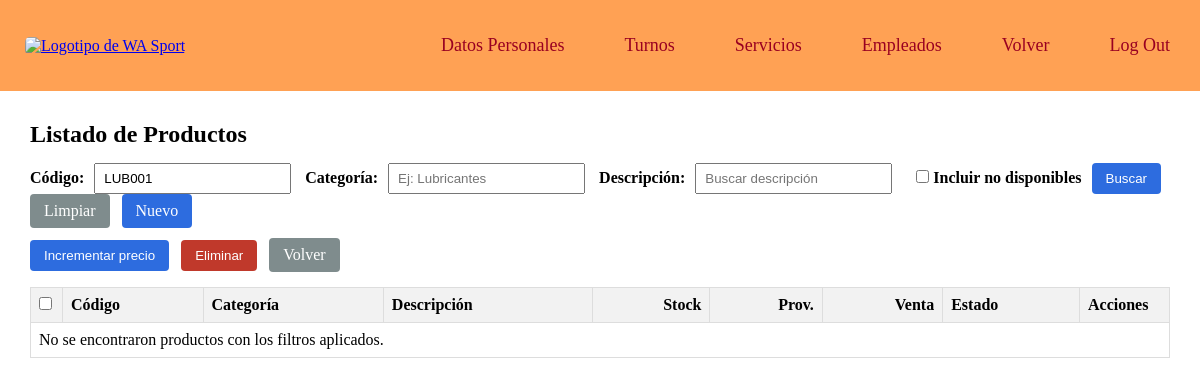
/productos.php?codigo=LUB001 (signed in), run on an earlier commit of the app's database.
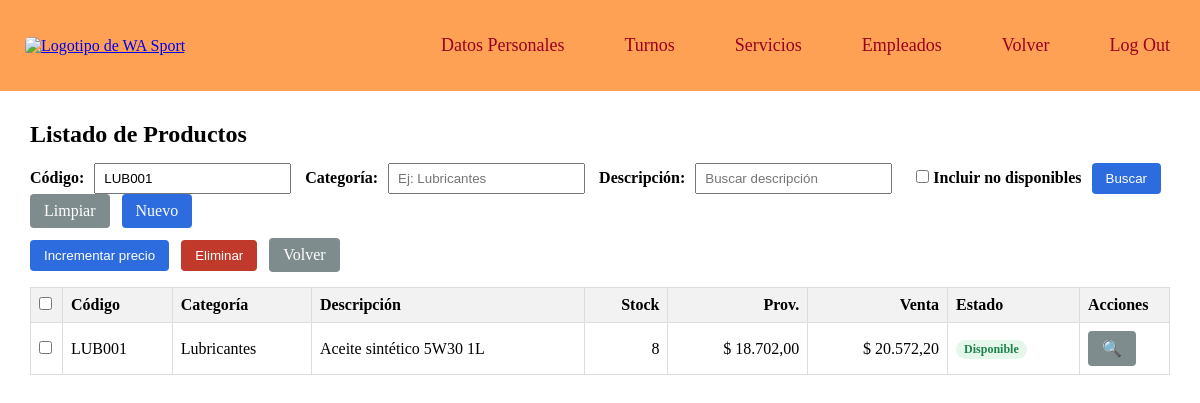
And on a later commit of the database.
### tables this page shows
CREATE TABLE `productos` (
  `prod_id` int(11) NOT NULL,
  `prod_codigo` varchar(20) NOT NULL,
  `prod_categoria` varchar(100) NOT NULL,
  `prod_descripcion` varchar(255) NOT NULL,
  `prod_stock` int(11) NOT NULL DEFAULT 0,
  `prod_precio_proveedor` decimal(10,2) NOT NULL,
  `prod_precio_venta` decimal(10,2) NOT NULL,
  `prod_disponible` tinyint(1) NOT NULL DEFAULT 1
);

### productos.php (the view, shortened to what the changed rows need)
<?php
require_once 'conexion_base.php';
require_once 'nav_gerente.php';
function e($s){ return htmlspecialchars((string)$s, ENT_QUOTES, 'UTF-8'); }
function nfmt($n){ return number_format((float)$n, 2, ',', '.'); }
$codigo      = isset($_GET['codigo']) ? trim($_GET['codigo']) : '';
$descripcion = isset($_GET['descripcion']) ? trim($_GET['descripcion']) : '';
$categoria   = isset($_GET['categoria']) ? trim($_GET['categoria']) : '';
$incluir_no_disponibles = isset($_GET['incluir_no_disponibles']) ? 1 : 0;
function filtros_qs($codigo, $categoria, $descripcion, $incluir_no_disponibles) {
    $arr = ['codigo'=>$codigo, 'categoria'=>$categoria, 'descripcion'=>$descripcion];
    return http_build_query($arr);
}
$current_qs = filtros_qs($codigo, $categoria, $descripcion, $incluir_no_disponibles);
$where  = [];
$params = [];
if (!$incluir_no_disponibles) { $where[] = "prod_disponible = 1"; }
if ($codigo      !== '') { $where[] = "prod_codigo LIKE :codigo";             $params[':codigo']      = "%{$codigo}%"; }
$sql = "SELECT prod_id, prod_codigo, prod_categoria, prod_descripcion, prod_stock,
               prod_precio_proveedor, prod_precio_venta, prod_disponible
        FROM productos";
if ($where) $sql .= " WHERE " . implode(" AND ", $where);
$sql .= " ORDER BY prod_categoria ASC, prod_codigo ASC";
$stmt = $conexion->prepare($sql);
$stmt->execute($params);
$productos = $stmt->fetchAll(PDO::FETCH_ASSOC);
?>
<!DOCTYPE html>
<html lang="es">
<head>
</head>
<body>
<div class="container">
    <div class="topbar">
        <h2>Listado de Productos</h2>
    </div>
    <form id="formProductos" method="post" action="productos.php?<?= e($current_qs) ?>">
        <table class="tabla">
            <thead>
            <tr>
                <th style="width:32px;">
                    <input type="checkbox" id="check_all"
                        onclick="document.querySelectorAll('.check_row').forEach(c=>c.checked=this.checked);">
                </th>
                <th>Código</th>
                <th>Categoría</th>
                <th>Descripción</th>
                <th style="text-align:right;">Stock</th>
                <th style="text-align:right;">Prov.</th>
                <th style="text-align:right;">Venta</th>
                <th>Estado</th>
                <th style="width:90px;">Acciones</th>
            </tr>
            </thead>
            <tbody>
            <?php if (!$productos): ?>
                <tr><td colspan="9">No se encontraron productos con los filtros aplicados.</td></tr>
            <?php else: ?>
                <?php foreach ($productos as $p): ?>
                    <?php
                        $noDisp = (int)$p['prod_disponible'] === 0 || (int)$p['prod_stock'] <= 0;
                        $rowClass = $noDisp ? 'fila-nd' : '';
                        $estadoTxt = $noDisp ? 'No disponible' : 'Disponible';
                        $estadoCls = $noDisp ? 'nodisp' : 'disp';
                        $verUrl = "productos.php?ver=".(int)$p['prod_id']."&".$current_qs;
                    ?>
                    <tr class="<?= $rowClass ?>">
                        <td><input class="check_row" type="checkbox" name="ids[]" value="<?= (int)$p['prod_id'] ?>"></td>
                        <td><?= e($p['prod_codigo']) ?></td>
                        <td><?= e($p['prod_categoria']) ?></td>
                        <td><?= e($p['prod_descripcion']) ?></td>
                        <td style="text-align:right;"><?= number_format((int)$p['prod_stock'], 0, ',', '.') ?></td>
                        <td style="text-align:right;">$ <?= nfmt($p['prod_precio_proveedor']) ?></td>
                        <td style="text-align:right;">$ <?= nfmt($p['prod_precio_venta']) ?></td>
                        <td><span class="estado-tag <?= $estadoCls ?>"><?= $estadoTxt ?></span></td>
                        <td><a class="btn btn-neutro" href="<?= e($verUrl) ?>" title="Ver / Modificar">🔍 </a></td>
                    </tr>
                <?php endforeach; ?>
            <?php endif; ?>
            </tbody>
        </table>
    </form>
</div>
</body>
</html>

What changed in the data, as far as the page shows it:
added productos: prod_codigo "LUB001", prod_categoria "Lubricantes", prod_descripcion "Aceite sintético 5W30 1L", prod_stock "8", prod_precio_proveedor "18.702,00", prod_precio_venta "20.572,20", estadoTxt "Disponible"
Also different on the page:
text no longer shown: "No se encontraron productos con los filtros aplicados."
